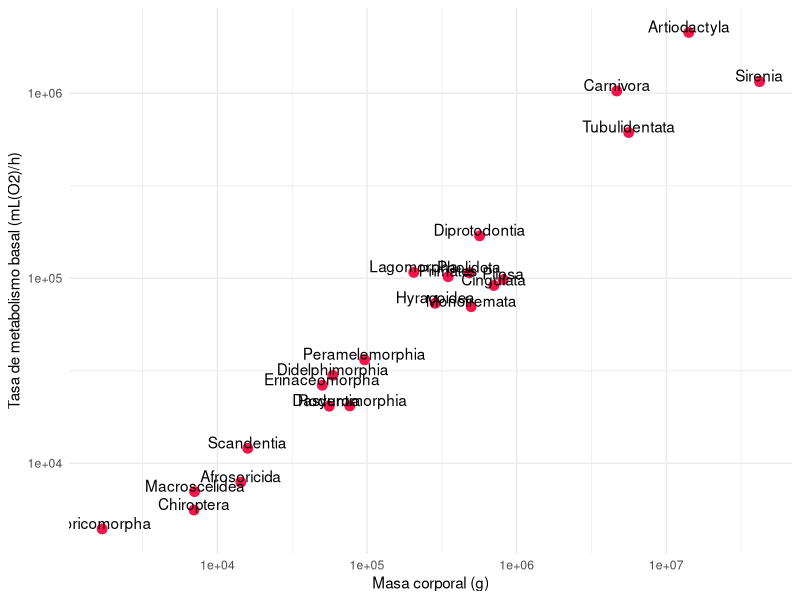
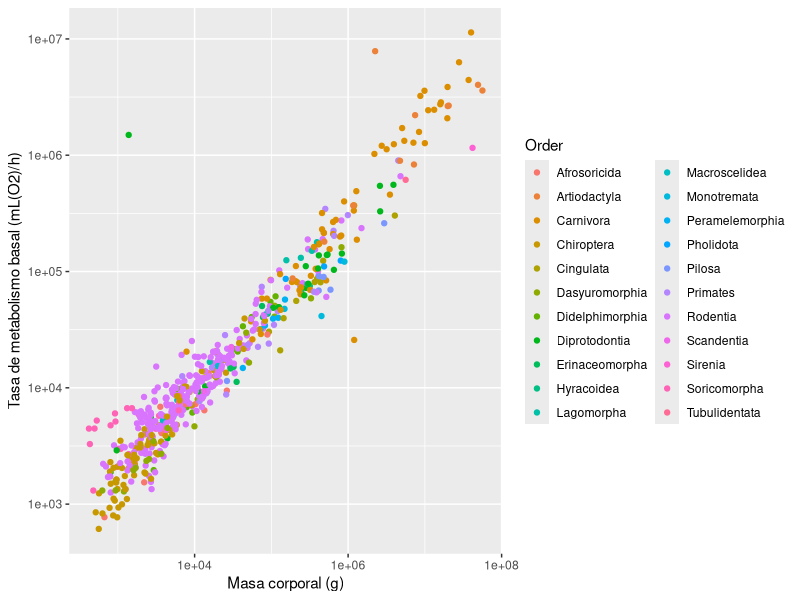
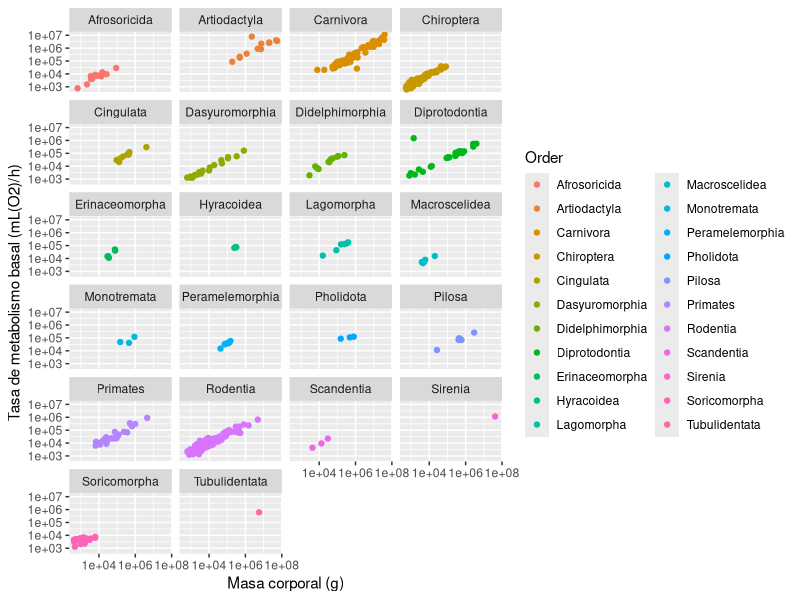

Recreate these plots in R, in order.
## ---- chunk 1
knitr::opts_chunk$set(echo = FALSE)
library(tidyverse)
library(readxl)
PanTHERIA <- read_excel("PanTHERIA.xlsx", sheet = "Sheet2")
## ---- chunk 2
library(tidyverse)
library(readxl)
PanTHERIA <- read_excel("PanTHERIA.xlsx", sheet = "Sheet2")
ordenes <- PanTHERIA %>% select(Order, MaxLongevity_m) %>% group_by(Order) %>% summarise_all(mean)

ordenes_ordenados <- arrange(ordenes, MaxLongevity_m)
x = ordenes_ordenados$Order
last(x)
## ---- chunk 3
library(tidyverse)
library(readxl)
PanTHERIA <- read_excel("PanTHERIA.xlsx", sheet = "Sheet2")
ordenes <- PanTHERIA %>% select(Order, MaxLongevity_m) %>% group_by(Order) %>% summarise_all(mean)

ordenes_ordenados <- arrange(ordenes, MaxLongevity_m)
y = ordenes_ordenados$MaxLongevity_m
max(y)
## ---- chunk 4
library(tidyverse)
library(readxl)
library(knitr)
PanTHERIA <- read_excel("PanTHERIA.xlsx", sheet = "Sheet2")
mamiferos <- PanTHERIA %>% dplyr::select(Order, AdultBodyMass_g, BasalMetRate_mLO2hr) %>% filter(BasalMetRate_mLO2hr >= 0) %>% group_by(Order) %>% summarise_all(mean)
kable(mamiferos, caption = "**Tabla 1.** Valores de masa corporal y tasa de metabolismo basal descritos para los órdenes de mamíferos")
## ---- chunk 5
library(ggplot2)
library(readxl)
PanTHERIA <- read_excel("PanTHERIA.xlsx", sheet = "Sheet2")
ggplot(mamiferos, aes(x = AdultBodyMass_g, y = BasalMetRate_mLO2hr)) + 
  geom_point(color = "#f9144c", position = "jitter", size = 3) + theme_minimal() +
  scale_x_log10() + scale_y_log10() + geom_text(aes(label = Order), hjust=0.5, vjust=0) +
  xlab("Masa corporal (g)") + ylab("Tasa de metabolismo basal (mL(O2)/h)")
## ---- chunk 6
library(ggplot2)
library(readxl)
PanTHERIA <- read_excel("PanTHERIA.xlsx", sheet = "Sheet2")
mamiferos_todos <- PanTHERIA %>% dplyr::select(Order, AdultBodyMass_g, BasalMetRate_mLO2hr) %>% filter(BasalMetRate_mLO2hr >= 0) %>% group_by(Order)

ggplot(mamiferos_todos, aes(x = AdultBodyMass_g, y = BasalMetRate_mLO2hr), ) + 
  geom_point(position = "jitter", aes(col=Order)) + scale_x_log10() + scale_y_log10() + 
  theme(legend.position = "right") + xlab("Masa corporal (g)") + ylab("Tasa de metabolismo basal (mL(O2)/h)")
## ---- chunk 7
library(ggplot2)
library(readxl)
PanTHERIA <- read_excel("PanTHERIA.xlsx", sheet = "Sheet2")
mamiferos_todos <- PanTHERIA %>% dplyr::select(Order, AdultBodyMass_g, BasalMetRate_mLO2hr) %>% filter(BasalMetRate_mLO2hr >= 0) %>% group_by(Order)
ggplot(mamiferos_todos, aes(x = AdultBodyMass_g, y = BasalMetRate_mLO2hr), ) + 
  geom_point(position = "jitter", aes(col=Order)) + scale_x_log10() + scale_y_log10() + 
  theme(legend.position = "right") + facet_wrap(~Order, ncol = 4) + xlab("Masa corporal (g)") + ylab("Tasa de metabolismo basal (mL(O2)/h)")
